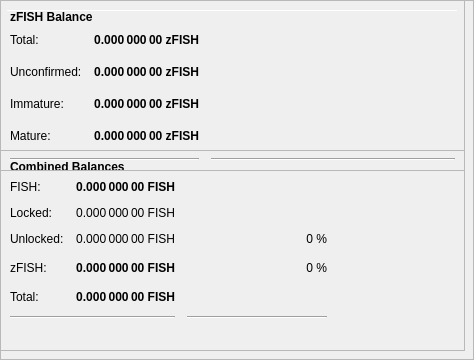
        <widget class="QFrame" name="frameObfuscation">
         <property name="minimumSize">
          <size>
           <width>0</width>
           <height>350</height>
          </size>
         </property>
         <property name="layoutDirection">
          <enum>Qt::LeftToRight</enum>
         </property>
         <property name="frameShape">
          <enum>QFrame::StyledPanel</enum>
         </property>
         <property name="frameShadow">
          <enum>QFrame::Raised</enum>
         </property>
         <widget class="QPushButton" name="runAutoDenom">
          <property name="geometry">
           <rect>
            <x>251</x>
            <y>17</y>
            <width>1</width>
            <height>1</height>
           </rect>
          </property>
          <property name="palette">
           <palette>
            <active>
             <colorrole role="WindowText">
              <brush brushstyle="SolidPattern">
               <color alpha="255">
                <red>0</red>
                <green>0</green>
                <blue>0</blue>
               </color>
              </brush>
             </colorrole>
             <colorrole role="Button">
              <brush brushstyle="SolidPattern">
               <color alpha="255">
                <red>239</red>
                <green>238</green>
                <blue>238</blue>
               </color>
              </brush>
             </colorrole>
             <colorrole role="Light">
              <brush brushstyle="SolidPattern">
               <color alpha="255">
                <red>255</red>
                <green>255</green>
                <blue>255</blue>
               </color>
              </brush>
             </colorrole>
             <colorrole role="Midlight">
              <brush brushstyle="SolidPattern">
               <color alpha="255">
                <red>247</red>
                <green>246</green>
                <blue>246</blue>
               </color>
              </brush>
             </colorrole>
             <colorrole role="Dark">
              <brush brushstyle="SolidPattern">
               <color alpha="255">
                <red>119</red>
                <green>119</green>
                <blue>119</blue>
               </color>
              </brush>
             </colorrole>
             <colorrole role="Mid">
              <brush brushstyle="SolidPattern">
               <color alpha="255">
                <red>159</red>
                <green>159</green>
                <blue>159</blue>
               </color>
              </brush>
             </colorrole>
             <colorrole role="Text">
              <brush brushstyle="SolidPattern">
               <color alpha="255">
                <red>0</red>
                <green>0</green>
                <blue>0</blue>
               </color>
              </brush>
             </colorrole>
             <colorrole role="BrightText">
              <brush brushstyle="SolidPattern">
               <color alpha="255">
                <red>255</red>
                <green>255</green>
                <blue>255</blue>
               </color>
              </brush>
             </colorrole>
             <colorrole role="ButtonText">
              <brush brushstyle="SolidPattern">
               <color alpha="255">
                <red>0</red>
                <green>0</green>
                <blue>0</blue>
               </color>
              </brush>
             </colorrole>
             <colorrole role="Base">
              <brush brushstyle="SolidPattern">
               <color alpha="255">
                <red>255</red>
                <green>255</green>
                <blue>255</blue>
               </color>
              </brush>
             </colorrole>
             <colorrole role="Window">
              <brush brushstyle="SolidPattern">
               <color alpha="255">
                <red>239</red>
                <green>238</green>
                <blue>238</blue>
               </color>
              </brush>
             </colorrole>
             <colorrole role="Shadow">
              <brush brushstyle="SolidPattern">
               <color alpha="255">
                <red>0</red>
                <green>0</green>
                <blue>0</blue>
               </color>
              </brush>
             </colorrole>
             <colorrole role="AlternateBase">
              <brush brushstyle="SolidPattern">
               <color alpha="255">
                <red>247</red>
                <green>246</green>
                <blue>246</blue>
               </color>
              </brush>
             </colorrole>
             <colorrole role="ToolTipBase">
              <brush brushstyle="SolidPattern">
               <color alpha="255">
                <red>255</red>
                <green>255</green>
                <blue>220</blue>
               </color>
              </brush>
             </colorrole>
             <colorrole role="ToolTipText">
              <brush brushstyle="SolidPattern">
               <color alpha="255">
                <red>0</red>
                <green>0</green>
                <blue>0</blue>
               </color>
              </brush>
             </colorrole>
            </active>
            <inactive>
             <colorrole role="WindowText">
              <brush brushstyle="SolidPattern">
               <color alpha="255">
                <red>0</red>
                <green>0</green>
                <blue>0</blue>
               </color>
              </brush>
             </colorrole>
             <colorrole role="Button">
              <brush brushstyle="SolidPattern">
               <color alpha="255">
                <red>239</red>
                <green>238</green>
                <blue>238</blue>
               </color>
              </brush>
             </colorrole>
             <colorrole role="Light">
              <brush brushstyle="SolidPattern">
               <color alpha="255">
                <red>255</red>
                <green>255</green>
                <blue>255</blue>
               </color>
              </brush>
             </colorrole>
             <colorrole role="Midlight">
              <brush brushstyle="SolidPattern">
               <color alpha="255">
                <red>247</red>
                <green>246</green>
                <blue>246</blue>
               </color>
              </brush>
             </colorrole>
             <colorrole role="Dark">
              <brush brushstyle="SolidPattern">
               <color alpha="255">
                <red>119</red>
                <green>119</green>
                <blue>119</blue>
               </color>
              </brush>
             </colorrole>
             <colorrole role="Mid">
              <brush brushstyle="SolidPattern">
               <color alpha="255">
                <red>159</red>
                <green>159</green>
                <blue>159</blue>
               </color>
              </brush>
             </colorrole>
             <colorrole role="Text">
              <brush brushstyle="SolidPattern">
               <color alpha="255">
                <red>0</red>
                <green>0</green>
                <blue>0</blue>
               </color>
              </brush>
             </colorrole>
             <colorrole role="BrightText">
              <brush brushstyle="SolidPattern">
               <color alpha="255">
                <red>255</red>
                <green>255</green>
                <blue>255</blue>
               </color>
              </brush>
             </colorrole>
             <colorrole role="ButtonText">
              <brush brushstyle="SolidPattern">
               <color alpha="255">
                <red>0</red>
                <green>0</green>
                <blue>0</blue>
               </color>
              </brush>
             </colorrole>
             <colorrole role="Base">
              <brush brushstyle="SolidPattern">
               <color alpha="255">
                <red>255</red>
                <green>255</green>
                <blue>255</blue>
               </color>
              </brush>
             </colorrole>
             <colorrole role="Window">
              <brush brushstyle="SolidPattern">
               <color alpha="255">
                <red>239</red>
                <green>238</green>
                <blue>238</blue>
               </color>
              </brush>
             </colorrole>
             <colorrole role="Shadow">
              <brush brushstyle="SolidPattern">
               <color alpha="255">
                <red>0</red>
                <green>0</green>
                <blue>0</blue>
               </color>
              </brush>
             </colorrole>
             <colorrole role="AlternateBase">
              <brush brushstyle="SolidPattern">
               <color alpha="255">
                <red>247</red>
                <green>246</green>
                <blue>246</blue>
               </color>
              </brush>
             </colorrole>
             <colorrole role="ToolTipBase">
              <brush brushstyle="SolidPattern">
               <color alpha="255">
                <red>255</red>
                <green>255</green>
                <blue>220</blue>
               </color>
              </brush>
             </colorrole>
             <colorrole role="ToolTipText">
              <brush brushstyle="SolidPattern">
               <color alpha="255">
                <red>0</red>
                <green>0</green>
                <blue>0</blue>
               </color>
              </brush>
             </colorrole>
            </inactive>
            <disabled>
             <colorrole role="WindowText">
              <brush brushstyle="SolidPattern">
               <color alpha="255">
                <red>119</red>
                <green>119</green>
                <blue>119</blue>
               </color>
              </brush>
             </colorrole>
             <colorrole role="Button">
              <brush brushstyle="SolidPattern">
               <color alpha="255">
                <red>239</red>
                <green>238</green>
                <blue>238</blue>
               </color>
              </brush>
             </colorrole>
             <colorrole role="Light">
              <brush brushstyle="SolidPattern">
               <color alpha="255">
                <red>255</red>
                <green>255</green>
                <blue>255</blue>
               </color>
              </brush>
             </colorrole>
             <colorrole role="Midlight">
              <brush brushstyle="SolidPattern">
               <color alpha="255">
                <red>247</red>
                <green>246</green>
                <blue>246</blue>
               </color>
              </brush>
             </colorrole>
             <colorrole role="Dark">
              <brush brushstyle="SolidPattern">
               <color alpha="255">
                <red>119</red>
                <green>119</green>
                <blue>119</blue>
               </color>
              </brush>
             </colorrole>
             <colorrole role="Mid">
              <brush brushstyle="SolidPattern">
               <color alpha="255">
                <red>159</red>
                <green>159</green>
                <blue>159</blue>
               </color>
              </brush>
             </colorrole>
             <colorrole role="Text">
              <brush brushstyle="SolidPattern">
               <color alpha="255">
                <red>119</red>
                <green>119</green>
                <blue>119</blue>
               </color>
              </brush>
             </colorrole>
             <colorrole role="BrightText">
              <brush brushstyle="SolidPattern">
               <color alpha="255">
                <red>255</red>
                <green>255</green>
                <blue>255</blue>
               </color>
              </brush>
             </colorrole>
             <colorrole role="ButtonText">
              <brush brushstyle="SolidPattern">
               <color alpha="255">
                <red>119</red>
                <green>119</green>
                <blue>119</blue>
               </color>
              </brush>
             </colorrole>
             <colorrole role="Base">
              <brush brushstyle="SolidPattern">
               <color alpha="255">
                <red>239</red>
                <green>238</green>
                <blue>238</blue>
               </color>
              </brush>
             </colorrole>
             <colorrole role="Window">
              <brush brushstyle="SolidPattern">
               <color alpha="255">
                <red>239</red>
                <green>238</green>
                <blue>238</blue>
               </color>
              </brush>
             </colorrole>
             <colorrole role="Shadow">
              <brush brushstyle="SolidPattern">
               <color alpha="255">
                <red>0</red>
                <green>0</green>
                <blue>0</blue>
               </color>
              </brush>
             </colorrole>
             <colorrole role="AlternateBase">
              <brush brushstyle="SolidPattern">
               <color alpha="255">
                <red>239</red>
                <green>238</green>
                <blue>238</blue>
               </color>
              </brush>
             </colorrole>
             <colorrole role="ToolTipBase">
              <brush brushstyle="SolidPattern">
               <color alpha="255">
                <red>255</red>
                <green>255</green>
                <blue>220</blue>
               </color>
              </brush>
             </colorrole>
             <colorrole role="ToolTipText">
              <brush brushstyle="SolidPattern">
               <color alpha="255">
                <red>0</red>
                <green>0</green>
                <blue>0</blue>
               </color>
              </brush>
             </colorrole>
            </disabled>
           </palette>
          </property>
          <property name="focusPolicy">
           <enum>Qt::NoFocus</enum>
          </property>
          <property name="autoFillBackground">
           <bool>true</bool>
          </property>
          <property name="text">
           <string/>
          </property>
          <property name="flat">
           <bool>true</bool>
          </property>
         </widget>
         <widget class="Line" name="line">
          <property name="geometry">
           <rect>
            <x>7</x>
            <y>10</y>
            <width>451</width>
            <height>1</height>
           </rect>
          </property>
          <property name="orientation">
           <enum>Qt::Horizontal</enum>
          </property>
         </widget>
         <widget class="QFrame" name="frame_3">
          <property name="geometry">
           <rect>
            <x>0</x>
            <y>150</y>
            <width>465</width>
            <height>201</height>
           </rect>
          </property>
          <property name="frameShape">
           <enum>QFrame::StyledPanel</enum>
          </property>
          <property name="frameShadow">
           <enum>QFrame::Raised</enum>
          </property>
          <layout class="QVBoxLayout" name="verticalLayout_5">
           <item>
            <layout class="QHBoxLayout" name="horizontalLayout_5" stretch="0">
             <item>
              <widget class="QLabel" name="label_5z">
               <property name="maximumSize">
                <size>
                 <width>16777215</width>
                 <height>20</height>
                </size>
               </property>
               <property name="font">
                <font>
                 <weight>75</weight>
                 <bold>true</bold>
                </font>
               </property>
               <property name="toolTip">
                <string>Combined Balances (including unconfirmed and immature coins)</string>
               </property>
               <property name="text">
                <string>&lt;html&gt;&lt;head/&gt;&lt;body&gt;&lt;p&gt;Combined Balances&lt;/p&gt;&lt;/body&gt;&lt;/html&gt;</string>
               </property>
              </widget>
             </item>
            </layout>
           </item>
           <item>
            <layout class="QGridLayout" name="gridLayout_3">
             <property name="spacing">
              <number>12</number>
             </property>
             <item row="7" column="0" colspan="2">
              <widget class="Line" name="lineSpendableBalance_3">
               <property name="orientation">
                <enum>Qt::Horizontal</enum>
               </property>
              </widget>
             </item>
             <item row="7" column="2">
              <widget class="Line" name="lineWatchBalance_3">
               <property name="sizePolicy">
                <sizepolicy hsizetype="Preferred" vsizetype="Fixed">
                 <horstretch>0</horstretch>
                 <verstretch>0</verstretch>
                </sizepolicy>
               </property>
               <property name="minimumSize">
                <size>
                 <width>140</width>
                 <height>0</height>
                </size>
               </property>
               <property name="orientation">
                <enum>Qt::Horizontal</enum>
               </property>
              </widget>
             </item>
             <item row="4" column="1">
              <widget class="QLabel" name="labelzBalancez">
               <property name="font">
                <font>
                 <weight>75</weight>
                 <bold>true</bold>
                </font>
               </property>
               <property name="cursor">
                <cursorShape>IBeamCursor</cursorShape>
               </property>
               <property name="toolTip">
                <string>Total of transactions that have yet to be confirmed, and do not yet count toward the spendable balance</string>
               </property>
               <property name="text">
                <string notr="true">0.000 000 00 FISH</string>
               </property>
               <property name="alignment">
                <set>Qt::AlignRight|Qt::AlignTrailing|Qt::AlignVCenter</set>
               </property>
               <property name="textInteractionFlags">
                <set>Qt::LinksAccessibleByMouse|Qt::TextSelectableByKeyboard|Qt::TextSelectableByMouse</set>
               </property>
              </widget>
             </item>
             <item row="6" column="1">
              <widget class="QLabel" name="labelTotalz">
               <property name="font">
                <font>
                 <weight>75</weight>
                 <bold>true</bold>
                </font>
               </property>
               <property name="cursor">
                <cursorShape>IBeamCursor</cursorShape>
               </property>
               <property name="toolTip">
                <string>Total Balance, including unconfirmed and immature coins.</string>
               </property>
               <property name="text">
                <string notr="true">0.000 000 00 FISH</string>
               </property>
               <property name="alignment">
                <set>Qt::AlignRight|Qt::AlignTrailing|Qt::AlignVCenter</set>
               </property>
               <property name="textInteractionFlags">
                <set>Qt::LinksAccessibleByMouse|Qt::TextSelectableByKeyboard|Qt::TextSelectableByMouse</set>
               </property>
              </widget>
             </item>
             <item row="4" column="3">
              <spacer name="horizontalSpacer_6">
               <property name="orientation">
                <enum>Qt::Horizontal</enum>
               </property>
               <property name="sizeHint" stdset="0">
                <size>
                 <width>40</width>
                 <height>20</height>
                </size>
               </property>
              </spacer>
             </item>
             <item row="6" column="0">
              <widget class="QLabel" name="labelTotalTextz">
               <property name="text">
                <string>Total:</string>
               </property>
              </widget>
             </item>
             <item row="1" column="0">
              <widget class="QLabel" name="labelBalanceTextz">
               <property name="text">
                <string>FISH:</string>
               </property>
              </widget>
             </item>
             <item row="1" column="1">
              <widget class="QLabel" name="labelBalancez">
               <property name="font">
                <font>
                 <weight>75</weight>
                 <bold>true</bold>
                </font>
               </property>
               <property name="cursor">
                <cursorShape>IBeamCursor</cursorShape>
               </property>
               <property name="toolTip">
                <string>Your current spendable balance</string>
               </property>
               <property name="text">
                <string notr="true">0.000 000 00 FISH</string>
               </property>
               <property name="alignment">
                <set>Qt::AlignRight|Qt::AlignTrailing|Qt::AlignVCenter</set>
               </property>
               <property name="textInteractionFlags">
                <set>Qt::LinksAccessibleByMouse|Qt::TextSelectableByKeyboard|Qt::TextSelectableByMouse</set>
               </property>
              </widget>
             </item>
             <item row="4" column="0">
              <widget class="QLabel" name="labelzBalanceTextz">
               <property name="toolTip">
                <string/>
               </property>
               <property name="text">
                <string>zFISH:</string>
               </property>
              </widget>
             </item>
             <item row="4" column="2">
              <widget class="QLabel" name="labelFISHERYPercent">
               <property name="toolTip">
                <string>Current percentage of zFISH.
If AutoMint is enabled this percentage will settle around the configured AutoMint percentage (default = 10%)</string>
               </property>
               <property name="text">
                <string>0 %</string>
               </property>
               <property name="alignment">
                <set>Qt::AlignRight|Qt::AlignTrailing|Qt::AlignVCenter</set>
               </property>
              </widget>
             </item>
             <item row="6" column="2">
              <widget class="QLabel" name="label100Percent">
               <property name="text">
                <string/>
               </property>
               <property name="alignment">
                <set>Qt::AlignRight|Qt::AlignTrailing|Qt::AlignVCenter</set>
               </property>
              </widget>
             </item>
             <item row="2" column="1">
              <widget class="QLabel" name="labelLockedBalance">
               <property name="toolTip">
                <string>Locked FISH or Masternode collaterals. These are excluded from zFISH minting.</string>
               </property>
               <property name="text">
                <string>0.000 000 00 FISH</string>
               </property>
               <property name="alignment">
                <set>Qt::AlignRight|Qt::AlignTrailing|Qt::AlignVCenter</set>
               </property>
              </widget>
             </item>
             <item row="2" column="0">
              <widget class="QLabel" name="labelLockedBalanceText">
               <property name="toolTip">
                <string>Locked FISH or Masternode collaterals. These are excluded from zFISH minting.</string>
               </property>
               <property name="text">
                <string>Locked:</string>
               </property>
              </widget>
             </item>
             <item row="3" column="0">
              <widget class="QLabel" name="labelUnLockedBalanceText">
               <property name="toolTip">
                <string>Unlocked FISHs. These can be used for zFISH minting.</string>
               </property>
               <property name="text">
                <string>Unlocked:</string>
               </property>
              </widget>
             </item>
             <item row="3" column="1">
              <widget class="QLabel" name="labelUnLockedBalance">
               <property name="toolTip">
                <string>Unlocked FISHs. These can be used for zFISH minting.</string>
               </property>
               <property name="text">
                <string>0.000 000 00 FISH</string>
               </property>
               <property name="alignment">
                <set>Qt::AlignRight|Qt::AlignTrailing|Qt::AlignVCenter</set>
               </property>
              </widget>
             </item>
             <item row="3" column="2">
              <widget class="QLabel" name="labelFISHPercent">
               <property name="text">
                <string>0 %</string>
               </property>
               <property name="alignment">
                <set>Qt::AlignRight|Qt::AlignTrailing|Qt::AlignVCenter</set>
               </property>
              </widget>
             </item>
            </layout>
           </item>
           <item>
            <spacer name="verticalSpacer">
             <property name="orientation">
              <enum>Qt::Vertical</enum>
             </property>
             <property name="sizeHint" stdset="0">
              <size>
               <width>20</width>
               <height>40</height>
              </size>
             </property>
            </spacer>
           </item>
          </layout>
         </widget>
         <widget class="QFrame" name="frame_4">
          <property name="geometry">
           <rect>
            <x>0</x>
            <y>0</y>
            <width>465</width>
            <height>171</height>
           </rect>
          </property>
          <property name="frameShape">
           <enum>QFrame::StyledPanel</enum>
          </property>
          <property name="frameShadow">
           <enum>QFrame::Raised</enum>
          </property>
          <layout class="QVBoxLayout" name="verticalLayout_7">
           <item>
            <layout class="QHBoxLayout" name="horizontalLayout_8" stretch="0">
             <item>
              <widget class="QLabel" name="label_5z_3">
               <property name="maximumSize">
                <size>
                 <width>16777215</width>
                 <height>20</height>
                </size>
               </property>
               <property name="font">
                <font>
                 <weight>75</weight>
                 <bold>true</bold>
                </font>
               </property>
               <property name="text">
                <string>zFISH Balance</string>
               </property>
              </widget>
             </item>
            </layout>
           </item>
           <item>
            <layout class="QGridLayout" name="gridLayout_5">
             <property name="spacing">
              <number>12</number>
             </property>
             <item row="4" column="0">
              <widget class="QLabel" name="labelzBalanceMatureText">
               <property name="toolTip">
                <string>Mature: more than 20 confirmation and more than 1 mints of the same denomination after it was minted.
These zFISH are spendable.</string>
               </property>
               <property name="text">
                <string>Mature:</string>
               </property>
              </widget>
             </item>
             <item row="5" column="0" colspan="2">
              <widget class="Line" name="lineSpendableBalance_5">
               <property name="orientation">
                <enum>Qt::Horizontal</enum>
               </property>
              </widget>
             </item>
             <item row="1" column="1">
              <widget class="QLabel" name="labelzBalance">
               <property name="font">
                <font>
                 <weight>75</weight>
                 <bold>true</bold>
                </font>
               </property>
               <property name="cursor">
                <cursorShape>IBeamCursor</cursorShape>
               </property>
               <property name="toolTip">
                <string>All available zFISH, unconfirmed and immature zFISH included.</string>
               </property>
               <property name="text">
                <string notr="true">0.000 000 00 zFISH</string>
               </property>
               <property name="alignment">
                <set>Qt::AlignRight|Qt::AlignTrailing|Qt::AlignVCenter</set>
               </property>
               <property name="textInteractionFlags">
                <set>Qt::LinksAccessibleByMouse|Qt::TextSelectableByKeyboard|Qt::TextSelectableByMouse</set>
               </property>
              </widget>
             </item>
             <item row="5" column="2">
              <widget class="Line" name="lineWatchBalance_5">
               <property name="sizePolicy">
                <sizepolicy hsizetype="Preferred" vsizetype="Fixed">
                 <horstretch>0</horstretch>
                 <verstretch>0</verstretch>
                </sizepolicy>
               </property>
               <property name="minimumSize">
                <size>
                 <width>140</width>
                 <height>0</height>
                </size>
               </property>
               <property name="orientation">
                <enum>Qt::Horizontal</enum>
               </property>
              </widget>
             </item>
             <item row="1" column="0">
              <widget class="QLabel" name="labelzBalanceText">
               <property name="toolTip">
                <string>All available zFISH, unconfirmed and immature zFISH included.</string>
               </property>
               <property name="text">
                <string>Total:</string>
               </property>
              </widget>
             </item>
             <item row="1" column="2">
              <spacer name="horizontalSpacer_8">
               <property name="orientation">
                <enum>Qt::Horizontal</enum>
               </property>
               <property name="sizeHint" stdset="0">
                <size>
                 <width>40</width>
                 <height>20</height>
                </size>
               </property>
              </spacer>
             </item>
             <item row="4" column="2">
              <spacer name="horizontalSpacer_4">
               <property name="orientation">
                <enum>Qt::Horizontal</enum>
               </property>
               <property name="sizeHint" stdset="0">
                <size>
                 <width>40</width>
                 <height>20</height>
                </size>
               </property>
              </spacer>
             </item>
             <item row="4" column="1">
              <widget class="QLabel" name="labelzBalanceMature">
               <property name="font">
                <font>
                 <weight>75</weight>
                 <bold>true</bold>
                </font>
               </property>
               <property name="toolTip">
                <string>Mature: more than 20 confirmation and more than 1 mints of the same denomination after it was minted.
These zFISH are spendable.</string>
               </property>
               <property name="text">
                <string>0.000 000 00 zFISH</string>
               </property>
               <property name="alignment">
                <set>Qt::AlignRight|Qt::AlignTrailing|Qt::AlignVCenter</set>
               </property>
              </widget>
             </item>
             <item row="2" column="0">
              <widget class="QLabel" name="labelzBalanceUnconfirmedText">
               <property name="toolTip">
                <string>Unconfirmed: less than 20 confirmations
Immature: confirmed, but less than 1 mints of the same denomination after it was minted</string>
               </property>
               <property name="text">
                <string>Unconfirmed:</string>
               </property>
              </widget>
             </item>
             <item row="2" column="1">
              <widget class="QLabel" name="labelzBalanceUnconfirmed">
               <property name="font">
                <font>
                 <weight>75</weight>
                 <bold>true</bold>
                </font>
               </property>
               <property name="toolTip">
                <string>Unconfirmed: less than 20 confirmations
Immature: confirmed, but less than 1 mints of the same denomination after it was minted</string>
               </property>
               <property name="text">
                <string>0.000 000 00 zFISH</string>
               </property>
               <property name="alignment">
                <set>Qt::AlignRight|Qt::AlignTrailing|Qt::AlignVCenter</set>
               </property>
              </widget>
             </item>
             <item row="2" column="2">
              <spacer name="horizontalSpacer_5">
               <property name="orientation">
                <enum>Qt::Horizontal</enum>
               </property>
               <property name="sizeHint" stdset="0">
                <size>
                 <width>40</width>
                 <height>20</height>
                </size>
               </property>
              </spacer>
             </item>
             <item row="3" column="0">
              <widget class="QLabel" name="labelzBalanceImmatureText">
               <property name="toolTip">
                <string>Unconfirmed: less than 20 confirmations
Immature: confirmed, but less than 1 mints of the same denomination after it was minted</string>
               </property>
               <property name="text">
                <string>Immature:</string>
               </property>
              </widget>
             </item>
             <item row="3" column="1">
              <widget class="QLabel" name="labelzBalanceImmature">
               <property name="font">
                <font>
                 <weight>75</weight>
                 <bold>true</bold>
                </font>
               </property>
               <property name="toolTip">
                <string>Unconfirmed: less than 20 confirmations
Immature: confirmed, but less than 1 mints of the same denomination after it was minted</string>
               </property>
               <property name="text">
                <string>0.000 000 00 zFISH</string>
               </property>
               <property name="alignment">
                <set>Qt::AlignRight|Qt::AlignTrailing|Qt::AlignVCenter</set>
               </property>
              </widget>
             </item>
             <item row="3" column="2">
              <spacer name="horizontalSpacer_7">
               <property name="orientation">
                <enum>Qt::Horizontal</enum>
               </property>
               <property name="sizeHint" stdset="0">
                <size>
                 <width>40</width>
                 <height>20</height>
                </size>
               </property>
              </spacer>
             </item>
            </layout>
           </item>
          </layout>
         </widget>
        </widget>
